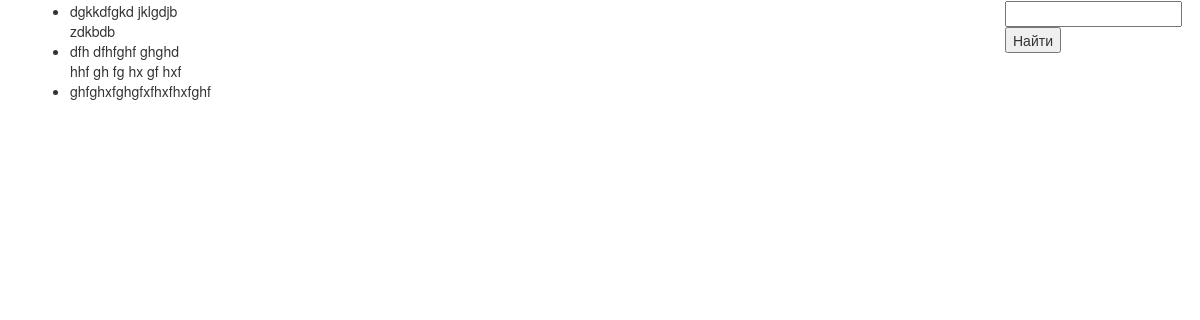
The app's page /matan/theorem/, older data.
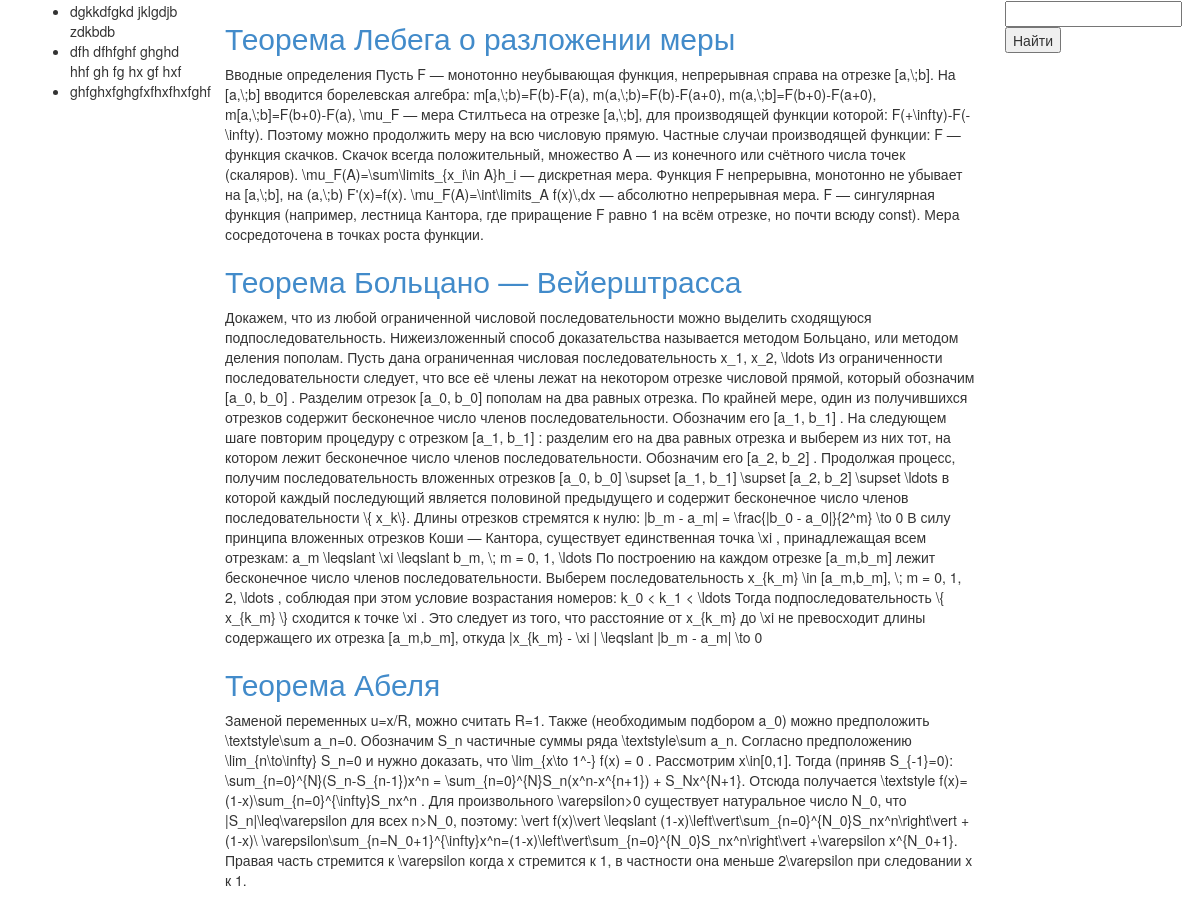
The same page, newer data.
### matan/models.py (models this page shows, shortened)
class Theorem(models.Model):
    title = models.CharField(max_length=100, verbose_name=u'Теорема')
    substantiation = models.TextField(verbose_name=u'Доказательство')
    author = models.ManyToManyField('Author', verbose_name=u'Автор')
    term = models.ManyToManyField('Term', verbose_name=u'Термин')

### matan/views.py (the view)
class TheoremView(ListView):
    model=Theorem
    template_name='matan/theorem_list.html'
    context_object_name='theorem_list'

### matan/templates/matan/theorem_list.html (shortened to what this page needs)
{% extends 'matan/base.html' %}
{% block theorema %}
    {% if theorem_list %}
        {% for theorem in theorem_list %}
            <h2><a href = "{% url 'theorem_detail'  pk=theorem.id %}">{{ theorem.title }}</a></h2>
            <p>{{ theorem.substantiation }}</p>
        {% endfor %}
    {% endif %}
{% endblock %}

Row changes from the older to the newer data that the page shows:
added Theorem: title "Теорема Лебега о разложении меры", substantiation "Вводные определения Пусть F — монотонно неубывающая функция, непрерывная справа на отрезке [a,\\;b]. На [a,\\;b] вводится борелевская алгебра: m[a,\\;b)=F(b)-F(a), m(a,\\;b)=F(b)-F(a+0), m(a,\\;b]=F(b+0)-F(a+0), m[a,\\;b]=F(b+0)-F(a), \\mu_F — мера Стилтьеса на отрезке [a,\\;b], для производящей функции которой: F(+\\infty)-F(-\\infty). Поэтому можно продолжить меру на всю числовую прямую. Частные случаи производящей функции: F — функция скачков. Скачок всегда положительный, множество A — из конечного или счётного числа точек (скаляров). \\mu_F(A)=\\sum\\limits_{x_i\\in A}h_i — дискретная мера. Функция F непрерывна, монотонно не убывает на [a,\\;b], на (a,\\;b) F'(x)=f(x). \\mu_F(A)=\\int\\limits_A f(x)\\,dx —…"
added Theorem: title "Теорема Больцано — Вейерштрасса", substantiation "Докажем, что из любой ограниченной числовой последовательности можно выделить сходящуюся подпоследовательность. Нижеизложенный способ доказательства называется методом Больцано, или методом деления пополам. Пусть дана ограниченная числовая последовательность x_1, x_2, \\ldots Из ограниченности последовательности следует, что все её члены лежат на некотором отрезке числовой прямой, который обозначим [a_0, b_0] . Разделим отрезок [a_0, b_0] пополам на два равных отрезка. По крайней мере, один из получившихся отрезков содержит бесконечное число членов последовательности. Обозначим его [a_1, b_1] . На следующем шаге повторим процедуру с отрезком [a_1, b_1] : разделим его на два равных отрезка и…"
added Theorem: title "Теорема Абеля", substantiation "Заменой переменных u=x/R, можно считать R=1. Также (необходимым подбором a_0) можно предположить \\textstyle\\sum a_n=0. Обозначим S_n частичные суммы ряда \\textstyle\\sum a_n. Согласно предположению \\lim_{n\\to\\infty} S_n=0 и нужно доказать, что \\lim_{x\\to 1^-} f(x) = 0 . Рассмотрим x\\in[0,1]. Тогда (приняв S_{-1}=0): \\sum_{n=0}^{N}(S_n-S_{n-1})x^n = \\sum_{n=0}^{N}S_n(x^n-x^{n+1}) + S_Nx^{N+1}. Отсюда получается \\textstyle f(x)=(1-x)\\sum_{n=0}^{\\infty}S_nx^n . Для произвольного \\varepsilon>0 существует натуральное число N_0, что |S_n|\\leq\\varepsilon для всех n>N_0, поэтому: \\vert f(x)\\vert \\leqslant (1-x)\\left\\vert\\sum_{n=0}^{N_0}S_nx^n\\right\\vert + (1-x)\\…"
